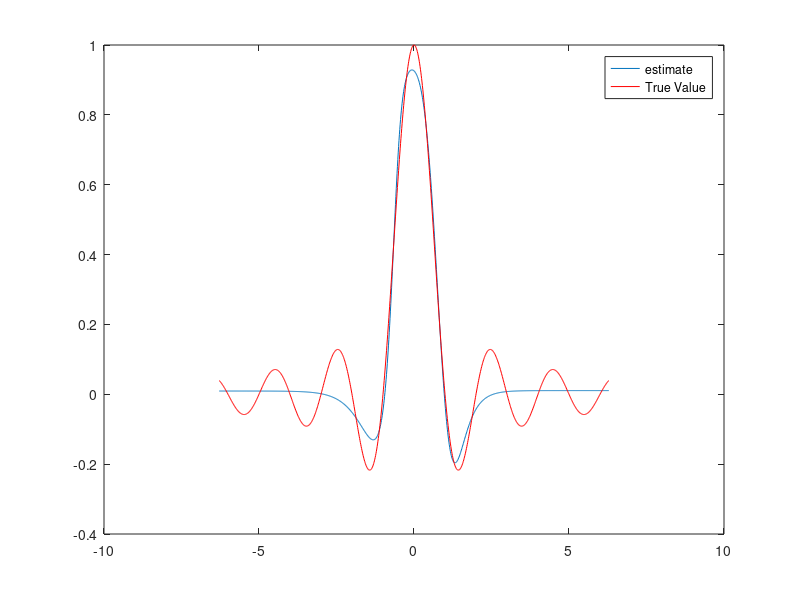

Source code (MATLAB):
clc;
clear;

% 1 hidden layers, 1 output layer, 1 input layer
N = 1000;% number of training eg.
M = 1;    % num. of input features
K1 = 3;   % num of neurons in 1st H layer
K2 = 3;   % num of neurons in 2nd H layer
P = 1;    % num of neurons in output layer

X = [linspace(-2*pi,2*pi,N)',ones(N,1)];%[N,M+1]
Y = sinc(linspace(-2*pi,2*pi,N)');
%plot(linspace(0,2*pi,N)',Y);
% X dim -> [N,M+1]
% generating unif. rand num in the interval [a,b]
a = 1;b = 0;
W1 = a + (b-a).*rand(M+1,K1); %[M+1,K1] plus 1 for adding bias
W2 = a + (b-a).*rand(K1+1,K2);%[K1+1,K2] plus 1 for adding bias
W3 = a + (b-a).*rand(K2+1,P); %[K2+1,P]

delta1 = zeros(M+1,K1);
delta2 = zeros(K1+1,K2);
delta3 = zeros(K2+1,P);

num_iter = 20000;
lr = 0.3;
beta = 0.5;

last_loss = 0;
for i=1:num_iter
    %forward pass
    o1 = [tanh(X*W1),ones(N,1)];
    o2 = [tanh(o1*W2),ones(N,1)];
    y_hat = tanh(o2*W3);
    
    dL_by_dY_hat = Y-y_hat; % for mse loss
    last_loss = mean(dL_by_dY_hat)
      
    %
    der_act_1 = (1-tanh(o2*W3).^2);
    flowing_grad = (dL_by_dY_hat.*der_act_1);
    dL_by_dW3 = o2'*flowing_grad;
    
    %
    der_act_2 = [(1-tanh(o1*W2).^2),zeros(N,1)];
    flowing_grad = (flowing_grad*W3').*der_act_2;
    dL_by_dW2 = o1'*(flowing_grad);
    dL_by_dW2 = dL_by_dW2(1:K1+1,1:K2);
    
    %
    der_act_3 = [(1-tanh(X*W1).^2),zeros(N,1)];
    flowing_grad = (flowing_grad(:,1:K2)*W2').*der_act_3;
    dL_by_dW1 = X'*flowing_grad;
    dL_by_dW1 = dL_by_dW1(1:M+1,1:K1);
    
    %weight update with momentum
    delta1 = lr*dL_by_dW1*(1/N) + beta*delta1;
    delta2 = lr*dL_by_dW2*(1/N) + beta*delta2;
    delta3 = lr*dL_by_dW3*(1/N) + beta*delta3;
    
    W3 = W3 + delta3;
    W2 = W2 + delta2;
    W1 = W1 + delta1;
    
end

X = [linspace(-2*pi,2*pi,N)',ones(N,1)];
o1 = [tanh(X*W1),ones(N,1)];
o2 = [tanh(o1*W2),ones(N,1)];
y_hat = tanh(o2*W3);
plot(linspace(-2*pi,2*pi,N)',y_hat);
hold on;
plot(linspace(-2*pi,2*pi,N)',Y,'r');
legend('estimate','True Value');